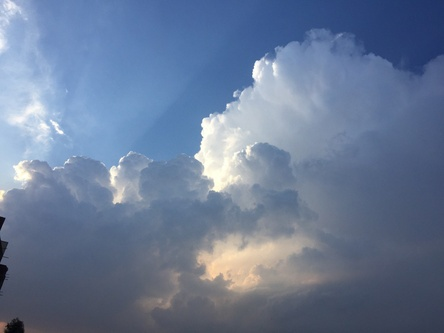
#> input picture paint.jpg, 444 x 333 px, shrunk from 1280 x 960 before the run
$ python Main.py
#> lines starting #> are read from the running program, lines starting #| are printed output that depends on the picture; after the words box and inside, x2 and y2 are one past the last pixel; in counts of white or black regions, pixels touching at a corner belong together
#> further down, image is the input picture: PIL image 444x333 RGB; mean R, G, B 105.9, 122.6, 150.2
### ImageSeg.py
from PIL import Image
import numpy as np
import math
import random


def Kmeans(im):
    im.show()
    imageArray = np.array(im)
    pix = im.load()
    row = im.size[1]
#> row = 333
    col = im.size[0]
#> col = 444
    K_m = 3
    number_test = 0
    pic = np.zeros((col, row), dtype=int)
    summ = np.zeros((K_m, 3), dtype=int)
    num = np.zeros((K_m,), dtype=int)
    photo = np.zeros((row, col, 3), dtype=np.uint8)
    array_one_d = imageArray.flatten()
    cluster = []
    compare = []
    for x in range(0, K_m):
        cluster.append(np.random.choice(array_one_d, (1, 3)))
#> after the loop, cluster = [[[145, 72, 154]], [[64, 190, 83]], [[110, 98, 231]]]
    subtract = np.zeros((3, 1), dtype=int)
    distance = np.zeros((K_m,))
    while number_test == 0:
        # take values before change it
        compare = cluster
        for i in range(row):
            for j in range(col):
                for k in range(K_m):
                    subtract = np.subtract(pix[j, i], cluster[k])
                    distance[k] = np.sqrt(np.inner(subtract, subtract))
                dis = distance.argmin()
                pic[j, i] = dis
        for i in range(row):
            for j in range(col):
                for k in range(K_m):
                    if pic[j, i] == k:
                        summ[k] += pix[j, i]
                        num[k] += 1
        for i in range(K_m):
            # if num[i] != 0 :
            summ[i] = (summ[i] / num[i])
            summ[i] = np.floor(summ[i])
            cluster[i] = summ[i]
        if np.array_equal(cluster, compare):
            number_test = 1
        else:
            number_test = 0
#> this loop made 1 pass
#> compare on pass 1: [[[145, 72, 154]], [[64, 190, 83]], [[110, 98, 231]]]
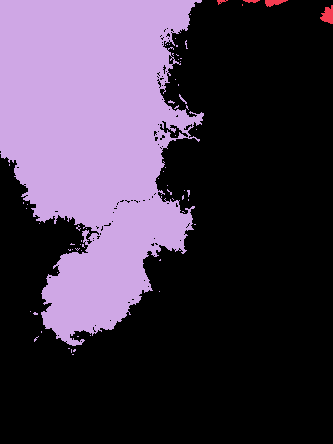
#> pic: shape (444, 333) int64; 3 distinct labels, from 0 to 2; one colour per label, 0 black
#> after the loop, cluster = [[92, 104, 128], [12, 11, 17], [135, 161, 196]]; distance = [122.9, 132.8, 170.6]; num = [100344, 323, 47185]; summ = [[92, 104, 128], [12, 11, 17], [135, 161, 196]]
    for i in range(row):
        for j in range(col):
            for k in range(K_m):
                if pic[j, i] == k:
                    photo[i, j] = cluster[k]
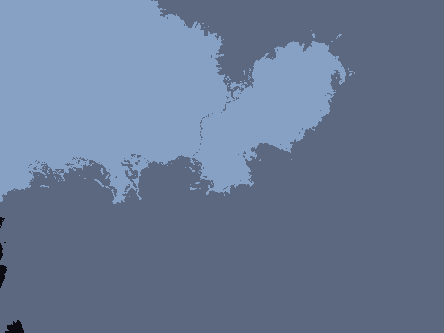
#> photo: shape (333, 444, 3); mean of channels 0, 1, 2 105.5, 122, 149.5; drawn as R, G, B
    img = Image.fromarray(photo)
    img.save('myimg.jpeg')
    print("Kmean is done")
    img.show()

image = Image.open('paint.jpg')
Kmeans(image)

### Main.py
import band_reject_filter
import histogramEqualization
#> (the run stopped early here; a loop or call above may not have finished)

$ run again, with 1.jpg copied over paint.jpg
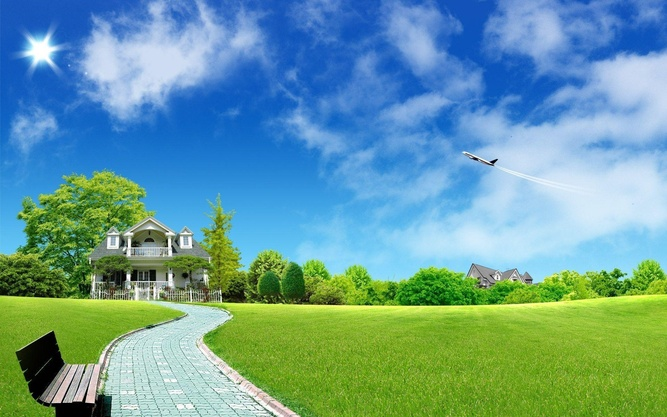
#> input picture 1.jpg, 667 x 417 px, shrunk from 1920 x 1200 before the run
#> image is the input picture: PIL image 667x417 RGB; mean R, G, B 104.6, 157.2, 156.4
#> after the loop in Kmeans, `for x in range(0, K_m):`: cluster = [[[238, 216, 189]], [[201, 236, 100]], [[243, 173, 81]]]
#> the loop in Kmeans, `while number_test == 0:` made 1 pass
#> compare on pass 1: [[[238, 216, 189]], [[201, 236, 100]], [[243, 173, 81]]]
#> after the loop in Kmeans, `while number_test == 0:`:
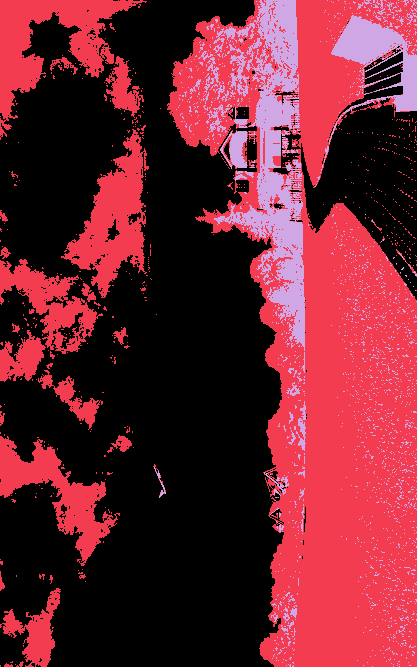
#> pic: shape (667, 417) int64; 3 distinct labels, from 0 to 2; one colour per label, 0 black
#> after the loop in Kmeans, `while number_test == 0:`: cluster = [[116, 172, 221], [96, 149, 88], [60, 86, 28]]; distance = [226.9, 156.3, 159.1]; num = [151231, 106013, 20895]; summ = [[116, 172, 221], [96, 149, 88], [60, 86, 28]]
#> after the loop in Kmeans, `for i in range(row):`:
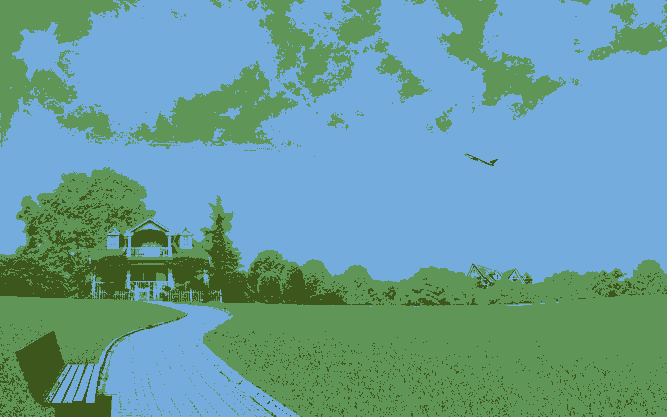
#> photo: shape (417, 667, 3); mean of channels 0, 1, 2 104.2, 156.8, 155.8; drawn as R, G, B

$ run again, with Image_before_equalization.jpg copied over paint.jpg
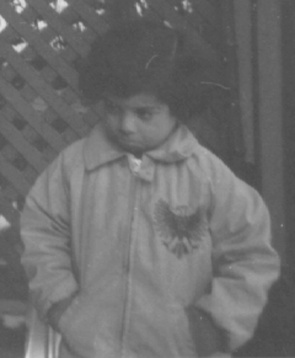
#> input picture Image_before_equalization.jpg, 295 x 358 px, shrunk from 850 x 1031 before the run
#> image is the input picture: PIL image 295x358 RGB; min 73, max 227, mean 110.3
#> after the loop in Kmeans, `for x in range(0, K_m):`: cluster = [[[124, 103, 99]], [[102, 117, 105]], [[94, 131, 170]]]
#> the loop in Kmeans, `while number_test == 0:` made 1 pass
#> compare on pass 1: [[[124, 103, 99]], [[102, 117, 105]], [[94, 131, 170]]]
#> after the loop in Kmeans, `while number_test == 0:`:
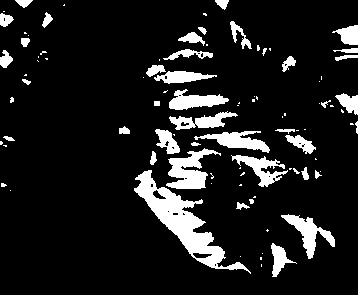
#> pic: shape (295, 358) int64; values 1 (black) and 2 (white), 11.5% white; 93 white regions (52 under 20 px), largest, box (x1, y1, x2, y2) and area: (134, 170, 251, 274) 2956, (166, 148, 221, 189) 1092, (281, 214, 335, 259) 805
#> after the loop in Kmeans, `while number_test == 0:`: cluster = [[-9223372036854775808, -9223372036854775808, -9223372036854775808], [105, 105, 105], [149, 149, 149]]; distance = [27.73, 22.11, 80.59]; num = [0, 93478, 12132]; summ has the same summary as cluster
#> after the loop in Kmeans, `for i in range(row):`:
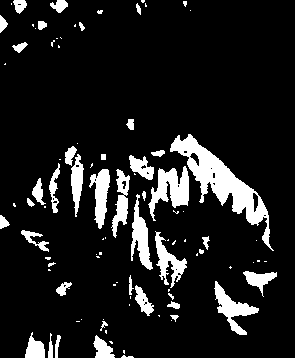
#> photo: shape (358, 295, 3); values 105 (black) and 149 (white), 11.5% white; 93 white regions (52 under 20 px), largest, box (x1, y1, x2, y2) and area: (170, 134, 274, 251) 2956, (148, 166, 189, 221) 1092, (214, 281, 259, 335) 805

$ run again, with segmentation.jpg copied over paint.jpg
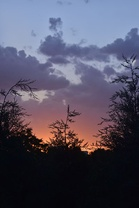
#> input picture segmentation.jpg, 139 x 208 px, shrunk from 400 x 600 before the run
#> image is the input picture: PIL image 139x208 RGB; mean R, G, B 82, 79, 97
#> after the loop in Kmeans, `for x in range(0, K_m):`: cluster = [[[9, 100, 107]], [[76, 72, 107]], [[4, 11, 11]]]
#> the loop in Kmeans, `while number_test == 0:` made 1 pass
#> compare on pass 1: [[[9, 100, 107]], [[76, 72, 107]], [[4, 11, 11]]]
#> after the loop in Kmeans, `while number_test == 0:`:
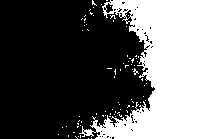
#> pic: shape (139, 208) int64; values 1 (black) and 2 (white), 37.3% white; 82 white regions (81 under 20 px), largest, box (x1, y1, x2, y2) and area: (79, 0, 208, 139) 10595
#> after the loop in Kmeans, `while number_test == 0:`: cluster = [[-9223372036854775808, -9223372036854775808, -9223372036854775808], [123, 120, 145], [11, 9, 15]]; distance = [136.5, 138.1, 7.14]; num = [0, 18122, 10790]; summ has the same summary as cluster
#> after the loop in Kmeans, `for i in range(row):`:
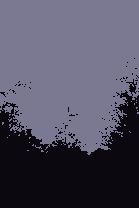
#> photo: shape (208, 139, 3); mean of channels 0, 1, 2 81.2, 78.6, 96.5; drawn as R, G, B
